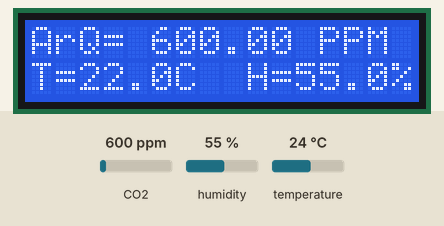
Bench run of a sketch on a simulated Arduino Uno, built with avr-gcc and run on an emulated ATmega328P. Shown: 16×2 character LCD. Inputs (shaded band) come from the test bench; at power-on: CO2 600 ppm, humidity 55 %, temperature 24 °C.

Above: at 2.6 s.
2.7 s: CO2 set to 452 ppm
At 5.2 s:
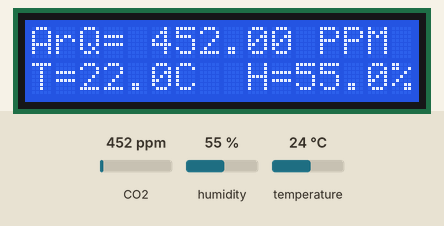
5.7 s: humidity set to 22 %
At 6.7 s:
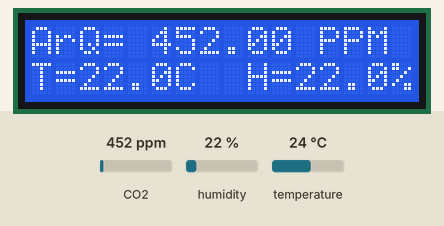
8.7 s: temperature set to 12 °C
At 10.7 s:
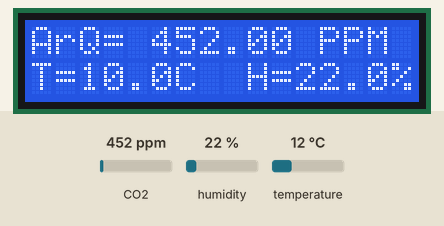
11.7 s: CO2 set to 1050 ppm
At 13.4 s:
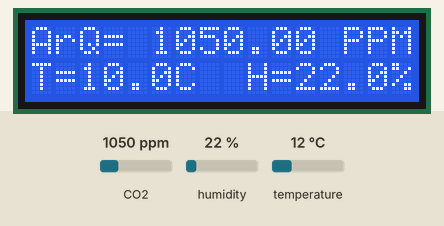
14.7 s: CO2 set to 452 ppm
At 17.4 s:
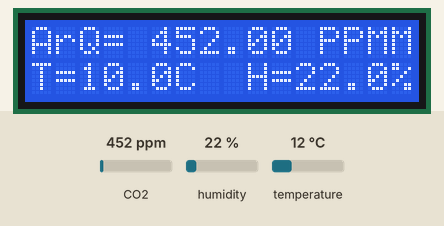
17.8 s: humidity set to 40 %
At 18.9 s:
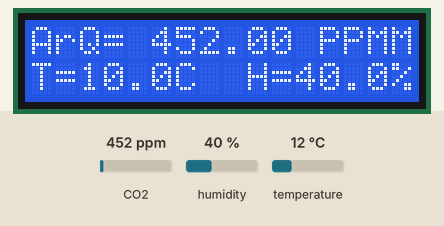
Timing chart, 0 to 20.8 s (numbered marks = the images above; inputs shaded):
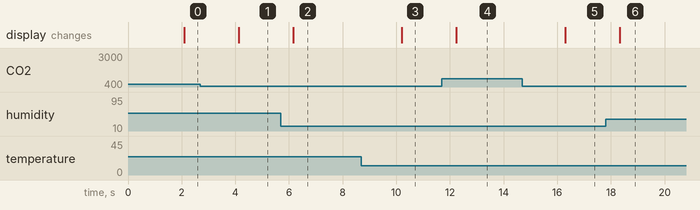

The sketch:

code.ino
```cpp
#include <LiquidCrystal.h>          //Lib for the LCD screen
#include "DHT.h"                    //Lib for the Temperature sensor (DHT11)
#include "MQ135.h"                  //Lib for the Air Quality sensor (MQ135)
#define DHTPIN 6
#define DHTTYPE DHT11

const int ANALOGPIN = 0;                                      //PIN MQ135 sensor
const int rs = 12, en = 11, d4 = 5, d5 = 4, d6 = 3, d7 = 2;   //PIN LCD
LiquidCrystal lcd(rs, en, d4, d5, d6, d7);
DHT dht(DHTPIN, DHTTYPE);
MQ135 gasSensor = MQ135(ANALOGPIN);

void setup()
{
  lcd.begin(16, 2);           //LCD initialization
  dht.begin();                //DHT sensor initialization
}

void loop()
{
  delay(2000);
  float ppm = gasSensor.getPPM ();
  float h = dht.readHumidity();
  float t = dht.readTemperature();
  float f = dht.readTemperature(true);

  if (isnan(h) || isnan(t) || isnan(f))
  {
    Serial.println("Failed to read from DHT sensor!");
    return ;
  }

  float hif = dht.computeHeatIndex(f, h);
  float hic = dht.computeHeatIndex(t, h, false);

  lcd.setCursor(0, 0);
  lcd.print("ArQ= ");
  lcd.print(ppm);
  lcd.print(" PPM");
  lcd.setCursor(0, 1);
  lcd.print("T=");
  lcd.setCursor(2, 1);
  lcd.print(t - 2);
  lcd.setCursor(6, 1);
  lcd.print("C");
  lcd.setCursor(9, 1);
  lcd.print("H=");
  lcd.setCursor(11, 1);
  lcd.print(h);
  lcd.setCursor(15, 1);
  lcd.print("%");
}
```

Measured:
- after the input at 2.7 s, the display: changes after 1.4 s (image 1)
- after the input at 5.7 s, the display: changes after 0.45 s (image 2)
- after the input at 8.7 s, the display: changes after 1.5 s (image 3)
- after the input at 11.7 s, the display: changes after 0.54 s (image 4)
- after the input at 14.7 s, the display: changes after 1.6 s (image 5)
- after the input at 17.8 s, the display: changes after 0.53 s (image 6)
